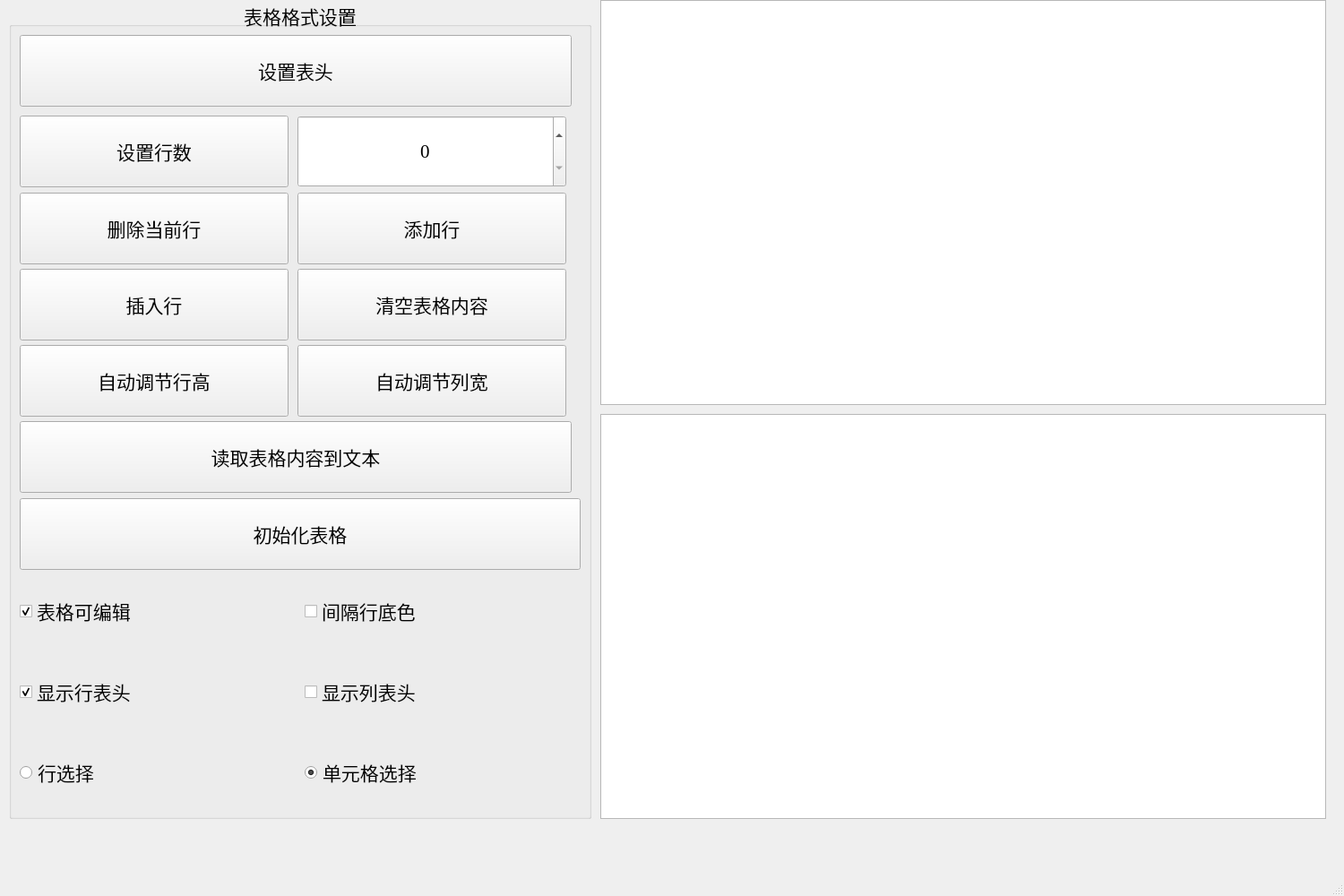
<?xml version="1.0" encoding="UTF-8"?>
<ui version="4.0">
 <class>QMyTableWidget</class>
 <widget class="QMainWindow" name="QMyTableWidget">
  <property name="geometry">
   <rect>
    <x>0</x>
    <y>0</y>
    <width>1500</width>
    <height>1000</height>
   </rect>
  </property>
  <property name="minimumSize">
   <size>
    <width>1500</width>
    <height>1000</height>
   </size>
  </property>
  <property name="windowTitle">
   <string>QMyTableWidget</string>
  </property>
  <widget class="QWidget" name="centralwidget">
   <widget class="QWidget" name="layoutWidget">
    <property name="geometry">
     <rect>
      <x>10</x>
      <y>0</y>
      <width>1470</width>
      <height>914</height>
     </rect>
    </property>
    <layout class="QHBoxLayout" name="horizontalLayout_4">
     <property name="spacing">
      <number>10</number>
     </property>
     <item>
      <layout class="QHBoxLayout" name="horizontalLayout_3">
       <property name="spacing">
        <number>10</number>
       </property>
       <item>
        <layout class="QVBoxLayout" name="verticalLayout_8">
         <property name="spacing">
          <number>10</number>
         </property>
         <item>
          <widget class="QGroupBox" name="groupBox">
           <property name="minimumSize">
            <size>
             <width>650</width>
             <height>900</height>
            </size>
           </property>
           <property name="font">
            <font>
             <family>Times New Roman</family>
             <pointsize>16</pointsize>
            </font>
           </property>
           <property name="title">
            <string>表格格式设置</string>
           </property>
           <property name="alignment">
            <set>Qt::AlignCenter</set>
           </property>
           <layout class="QGridLayout" name="gridLayout">
            <item row="2" column="0">
             <layout class="QHBoxLayout" name="horizontalLayout_2">
              <property name="spacing">
               <number>10</number>
              </property>
              <item>
               <layout class="QVBoxLayout" name="verticalLayout_5">
                <property name="spacing">
                 <number>10</number>
                </property>
                <item>
                 <widget class="QCheckBox" name="FormEditedEnabled">
                  <property name="minimumSize">
                   <size>
                    <width>300</width>
                    <height>80</height>
                   </size>
                  </property>
                  <property name="font">
                   <font>
                    <family>Times New Roman</family>
                    <pointsize>16</pointsize>
                   </font>
                  </property>
                  <property name="text">
                   <string>表格可编辑</string>
                  </property>
                  <property name="checked">
                   <bool>true</bool>
                  </property>
                 </widget>
                </item>
                <item>
                 <widget class="QCheckBox" name="ShowLineHeader">
                  <property name="minimumSize">
                   <size>
                    <width>300</width>
                    <height>80</height>
                   </size>
                  </property>
                  <property name="font">
                   <font>
                    <family>Times New Roman</family>
                    <pointsize>16</pointsize>
                   </font>
                  </property>
                  <property name="text">
                   <string>显示行表头</string>
                  </property>
                  <property name="checked">
                   <bool>true</bool>
                  </property>
                 </widget>
                </item>
                <item>
                 <widget class="QRadioButton" name="RowSelection">
                  <property name="minimumSize">
                   <size>
                    <width>300</width>
                    <height>80</height>
                   </size>
                  </property>
                  <property name="text">
                   <string>行选择</string>
                  </property>
                 </widget>
                </item>
               </layout>
              </item>
              <item>
               <layout class="QVBoxLayout" name="verticalLayout_6">
                <property name="spacing">
                 <number>10</number>
                </property>
                <item>
                 <widget class="QCheckBox" name="IntervalRowBackgroundColor">
                  <property name="minimumSize">
                   <size>
                    <width>300</width>
                    <height>80</height>
                   </size>
                  </property>
                  <property name="font">
                   <font>
                    <family>Times New Roman</family>
                    <pointsize>16</pointsize>
                   </font>
                  </property>
                  <property name="text">
                   <string>间隔行底色</string>
                  </property>
                  <property name="checked">
                   <bool>false</bool>
                  </property>
                 </widget>
                </item>
                <item>
                 <widget class="QCheckBox" name="ShowListHeader">
                  <property name="minimumSize">
                   <size>
                    <width>300</width>
                    <height>80</height>
                   </size>
                  </property>
                  <property name="font">
                   <font>
                    <family>Times New Roman</family>
                    <pointsize>16</pointsize>
                   </font>
                  </property>
                  <property name="text">
                   <string>显示列表头</string>
                  </property>
                  <property name="checked">
                   <bool>false</bool>
                  </property>
                 </widget>
                </item>
                <item>
                 <widget class="QRadioButton" name="CellSelection">
                  <property name="minimumSize">
                   <size>
                    <width>300</width>
                    <height>80</height>
                   </size>
                  </property>
                  <property name="text">
                   <string>单元格选择</string>
                  </property>
                  <property name="checked">
                   <bool>true</bool>
                  </property>
                 </widget>
                </item>
               </layout>
              </item>
             </layout>
            </item>
            <item row="0" column="0">
             <layout class="QFormLayout" name="formLayout_2">
              <property name="horizontalSpacing">
               <number>10</number>
              </property>
              <property name="verticalSpacing">
               <number>10</number>
              </property>
              <item row="0" column="0">
               <layout class="QFormLayout" name="formLayout_3">
                <property name="horizontalSpacing">
                 <number>6</number>
                </property>
                <property name="verticalSpacing">
                 <number>10</number>
                </property>
                <item row="1" column="0">
                 <layout class="QHBoxLayout" name="horizontalLayout">
                  <property name="spacing">
                   <number>10</number>
                  </property>
                  <item>
                   <layout class="QVBoxLayout" name="verticalLayout">
                    <property name="spacing">
                     <number>10</number>
                    </property>
                    <item>
                     <widget class="QPushButton" name="SetRowsNum">
                      <property name="minimumSize">
                       <size>
                        <width>300</width>
                        <height>80</height>
                       </size>
                      </property>
                      <property name="font">
                       <font>
                        <family>Times New Roman</family>
                        <pointsize>16</pointsize>
                       </font>
                      </property>
                      <property name="text">
                       <string>设置行数</string>
                      </property>
                      <property name="autoDefault">
                       <bool>false</bool>
                      </property>
                      <property name="default">
                       <bool>false</bool>
                      </property>
                      <property name="flat">
                       <bool>false</bool>
                      </property>
                     </widget>
                    </item>
                    <item>
                     <widget class="QPushButton" name="DeleteCurrentRow">
                      <property name="minimumSize">
                       <size>
                        <width>300</width>
                        <height>80</height>
                       </size>
                      </property>
                      <property name="font">
                       <font>
                        <family>Times New Roman</family>
                        <pointsize>16</pointsize>
                       </font>
                      </property>
                      <property name="text">
                       <string>删除当前行</string>
                      </property>
                      <property name="autoDefault">
                       <bool>false</bool>
                      </property>
                      <property name="default">
                       <bool>false</bool>
                      </property>
                      <property name="flat">
                       <bool>false</bool>
                      </property>
                     </widget>
                    </item>
                    <item>
                     <widget class="QPushButton" name="InsertRow">
                      <property name="minimumSize">
                       <size>
                        <width>300</width>
                        <height>80</height>
                       </size>
                      </property>
                      <property name="font">
                       <font>
                        <family>Times New Roman</family>
                        <pointsize>16</pointsize>
                       </font>
                      </property>
                      <property name="text">
                       <string>插入行</string>
                      </property>
                      <property name="autoDefault">
                       <bool>false</bool>
                      </property>
                      <property name="default">
                       <bool>false</bool>
                      </property>
                      <property name="flat">
                       <bool>false</bool>
                      </property>
                     </widget>
                    </item>
                    <item>
                     <widget class="QPushButton" name="AutoAdjustRowHeight">
                      <property name="minimumSize">
                       <size>
                        <width>300</width>
                        <height>80</height>
                       </size>
                      </property>
                      <property name="font">
                       <font>
                        <family>Times New Roman</family>
                        <pointsize>16</pointsize>
                       </font>
                      </property>
                      <property name="text">
                       <string>自动调节行高</string>
                      </property>
                      <property name="autoDefault">
                       <bool>false</bool>
                      </property>
                      <property name="default">
                       <bool>false</bool>
                      </property>
                      <property name="flat">
                       <bool>false</bool>
                      </property>
                     </widget>
                    </item>
                   </layout>
                  </item>
                  <item>
                   <layout class="QVBoxLayout" name="verticalLayout_2">
                    <property name="spacing">
                     <number>10</number>
                    </property>
                    <item>
                     <widget class="QSpinBox" name="spinBox">
                      <property name="minimumSize">
                       <size>
                        <width>300</width>
                        <height>80</height>
                       </size>
                      </property>
                      <property name="font">
                       <font>
                        <family>Times New Roman</family>
                        <pointsize>16</pointsize>
                       </font>
                      </property>
                      <property name="alignment">
                       <set>Qt::AlignCenter</set>
                      </property>
                     </widget>
                    </item>
                    <item>
                     <widget class="QPushButton" name="AddRow">
                      <property name="minimumSize">
                       <size>
                        <width>300</width>
                        <height>80</height>
                       </size>
                      </property>
                      <property name="font">
                       <font>
                        <family>Times New Roman</family>
                        <pointsize>16</pointsize>
                       </font>
                      </property>
                      <property name="text">
                       <string>添加行</string>
                      </property>
                      <property name="autoDefault">
                       <bool>false</bool>
                      </property>
                      <property name="default">
                       <bool>false</bool>
                      </property>
                      <property name="flat">
                       <bool>false</bool>
                      </property>
                     </widget>
                    </item>
                    <item>
                     <widget class="QPushButton" name="ClearTabContent">
                      <property name="minimumSize">
                       <size>
                        <width>300</width>
                        <height>80</height>
                       </size>
                      </property>
                      <property name="font">
                       <font>
                        <family>Times New Roman</family>
                        <pointsize>16</pointsize>
                       </font>
                      </property>
                      <property name="text">
                       <string>清空表格内容</string>
                      </property>
                      <property name="autoDefault">
                       <bool>false</bool>
                      </property>
                      <property name="default">
                       <bool>false</bool>
                      </property>
                      <property name="flat">
                       <bool>false</bool>
                      </property>
                     </widget>
                    </item>
                    <item>
                     <widget class="QPushButton" name="AutoAdjustColWidth">
                      <property name="minimumSize">
                       <size>
                        <width>240</width>
                        <height>80</height>
                       </size>
                      </property>
                      <property name="font">
                       <font>
                        <family>Times New Roman</family>
                        <pointsize>16</pointsize>
                       </font>
                      </property>
                      <property name="text">
                       <string>自动调节列宽</string>
                      </property>
                      <property name="autoDefault">
                       <bool>false</bool>
                      </property>
                      <property name="default">
                       <bool>false</bool>
                      </property>
                      <property name="flat">
                       <bool>false</bool>
                      </property>
                     </widget>
                    </item>
                   </layout>
                  </item>
                 </layout>
                </item>
                <item row="0" column="0">
                 <widget class="QPushButton" name="SetHeader">
                  <property name="minimumSize">
                   <size>
                    <width>616</width>
                    <height>80</height>
                   </size>
                  </property>
                  <property name="font">
                   <font>
                    <family>Times New Roman</family>
                    <pointsize>16</pointsize>
                   </font>
                  </property>
                  <property name="text">
                   <string>设置表头</string>
                  </property>
                  <property name="autoDefault">
                   <bool>false</bool>
                  </property>
                  <property name="default">
                   <bool>false</bool>
                  </property>
                  <property name="flat">
                   <bool>false</bool>
                  </property>
                 </widget>
                </item>
               </layout>
              </item>
              <item row="1" column="0">
               <widget class="QPushButton" name="ReadTabContentToText">
                <property name="minimumSize">
                 <size>
                  <width>616</width>
                  <height>80</height>
                 </size>
                </property>
                <property name="font">
                 <font>
                  <family>Times New Roman</family>
                  <pointsize>16</pointsize>
                 </font>
                </property>
                <property name="text">
                 <string>读取表格内容到文本</string>
                </property>
                <property name="autoDefault">
                 <bool>false</bool>
                </property>
                <property name="default">
                 <bool>false</bool>
                </property>
                <property name="flat">
                 <bool>false</bool>
                </property>
               </widget>
              </item>
             </layout>
            </item>
            <item row="1" column="0">
             <widget class="QPushButton" name="InitialForm">
              <property name="minimumSize">
               <size>
                <width>616</width>
                <height>80</height>
               </size>
              </property>
              <property name="font">
               <font>
                <family>Times New Roman</family>
                <pointsize>16</pointsize>
               </font>
              </property>
              <property name="text">
               <string>初始化表格</string>
              </property>
              <property name="autoDefault">
               <bool>false</bool>
              </property>
              <property name="default">
               <bool>false</bool>
              </property>
              <property name="flat">
               <bool>false</bool>
              </property>
             </widget>
            </item>
           </layout>
          </widget>
         </item>
        </layout>
       </item>
      </layout>
     </item>
     <item>
      <layout class="QVBoxLayout" name="verticalLayout_3">
       <property name="spacing">
        <number>10</number>
       </property>
       <item>
        <widget class="QPlainTextEdit" name="plainTextEdit">
         <property name="minimumSize">
          <size>
           <width>800</width>
           <height>450</height>
          </size>
         </property>
        </widget>
       </item>
       <item>
        <widget class="QTableWidget" name="TabWidget">
         <property name="minimumSize">
          <size>
           <width>800</width>
           <height>450</height>
          </size>
         </property>
         <property name="font">
          <font>
           <family>Times New Roman</family>
           <pointsize>13</pointsize>
          </font>
         </property>
        </widget>
       </item>
      </layout>
     </item>
    </layout>
   </widget>
  </widget>
  <widget class="QMenuBar" name="menubar">
   <property name="geometry">
    <rect>
     <x>0</x>
     <y>0</y>
     <width>1500</width>
     <height>21</height>
    </rect>
   </property>
  </widget>
  <widget class="QStatusBar" name="statusbar"/>
 </widget>
 <resources/>
 <connections/>
</ui>
